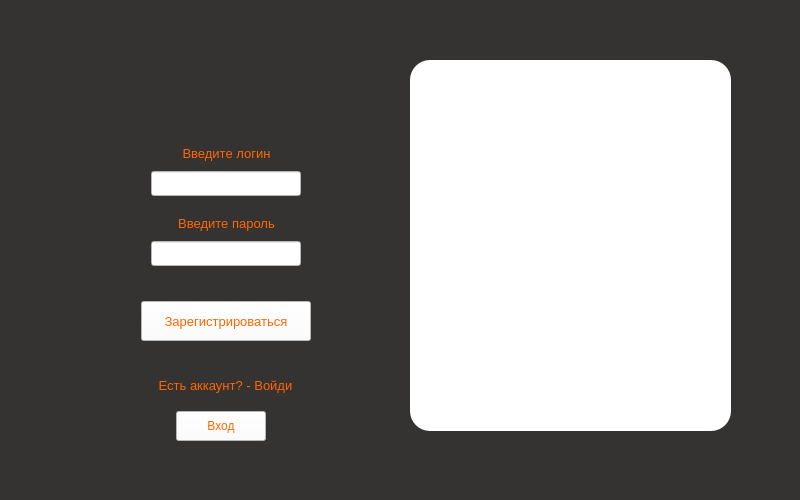
<?xml version="1.0" encoding="UTF-8"?>
<ui version="4.0">
 <class>MainWindow</class>
 <widget class="QMainWindow" name="MainWindow">
  <property name="geometry">
   <rect>
    <x>0</x>
    <y>0</y>
    <width>800</width>
    <height>500</height>
   </rect>
  </property>
  <property name="windowTitle">
   <string>Регистрация</string>
  </property>
  <property name="styleSheet">
   <string notr="true">background-color: #353232</string>
  </property>
  <property name="animated">
   <bool>false</bool>
  </property>
  <widget class="QWidget" name="centralwidget">
   <widget class="QLineEdit" name="line_login">
    <property name="geometry">
     <rect>
      <x>151</x>
      <y>171</y>
      <width>150</width>
      <height>25</height>
     </rect>
    </property>
    <property name="styleSheet">
     <string notr="true">background-color: #FFF</string>
    </property>
    <property name="text">
     <string/>
    </property>
    <property name="dragEnabled">
     <bool>false</bool>
    </property>
    <property name="placeholderText">
     <string/>
    </property>
   </widget>
   <widget class="QLineEdit" name="line_password">
    <property name="geometry">
     <rect>
      <x>151</x>
      <y>241</y>
      <width>150</width>
      <height>25</height>
     </rect>
    </property>
    <property name="styleSheet">
     <string notr="true">background-color: #FFF</string>
    </property>
   </widget>
   <widget class="QPushButton" name="btn_entry">
    <property name="geometry">
     <rect>
      <x>141</x>
      <y>301</y>
      <width>170</width>
      <height>40</height>
     </rect>
    </property>
    <property name="font">
     <font>
      <pointsize>10</pointsize>
     </font>
    </property>
    <property name="styleSheet">
     <string notr="true">background-color: white; color: #FF6600</string>
    </property>
    <property name="text">
     <string>Зарегистрироваться</string>
    </property>
   </widget>
   <widget class="QLabel" name="lbl_login">
    <property name="geometry">
     <rect>
      <x>156</x>
      <y>141</y>
      <width>141</width>
      <height>25</height>
     </rect>
    </property>
    <property name="font">
     <font>
      <pointsize>10</pointsize>
     </font>
    </property>
    <property name="styleSheet">
     <string notr="true">color: #FF6600</string>
    </property>
    <property name="text">
     <string>Введите логин</string>
    </property>
    <property name="alignment">
     <set>Qt::AlignCenter</set>
    </property>
   </widget>
   <widget class="QLabel" name="lbl_password">
    <property name="geometry">
     <rect>
      <x>156</x>
      <y>211</y>
      <width>141</width>
      <height>25</height>
     </rect>
    </property>
    <property name="font">
     <font>
      <pointsize>10</pointsize>
     </font>
    </property>
    <property name="styleSheet">
     <string notr="true">color: #FF6600</string>
    </property>
    <property name="text">
     <string>Введите пароль</string>
    </property>
    <property name="alignment">
     <set>Qt::AlignCenter</set>
    </property>
   </widget>
   <widget class="QLabel" name="lbl_help">
    <property name="geometry">
     <rect>
      <x>90</x>
      <y>370</y>
      <width>271</width>
      <height>31</height>
     </rect>
    </property>
    <property name="font">
     <font>
      <pointsize>10</pointsize>
     </font>
    </property>
    <property name="styleSheet">
     <string notr="true">color: #FF6600</string>
    </property>
    <property name="text">
     <string>Есть аккаунт? - Войди</string>
    </property>
    <property name="alignment">
     <set>Qt::AlignCenter</set>
    </property>
   </widget>
   <widget class="QPushButton" name="btn_login">
    <property name="geometry">
     <rect>
      <x>176</x>
      <y>411</y>
      <width>90</width>
      <height>30</height>
     </rect>
    </property>
    <property name="styleSheet">
     <string notr="true">background-color: white; color: #FF6600</string>
    </property>
    <property name="text">
     <string>Вход</string>
    </property>
   </widget>
   <widget class="QPlainTextEdit" name="plainTextEdit">
    <property name="geometry">
     <rect>
      <x>410</x>
      <y>60</y>
      <width>321</width>
      <height>371</height>
     </rect>
    </property>
    <property name="styleSheet">
     <string notr="true">border-radius: 20px; background-color: white</string>
    </property>
   </widget>
  </widget>
 </widget>
 <resources/>
 <connections/>
</ui>
